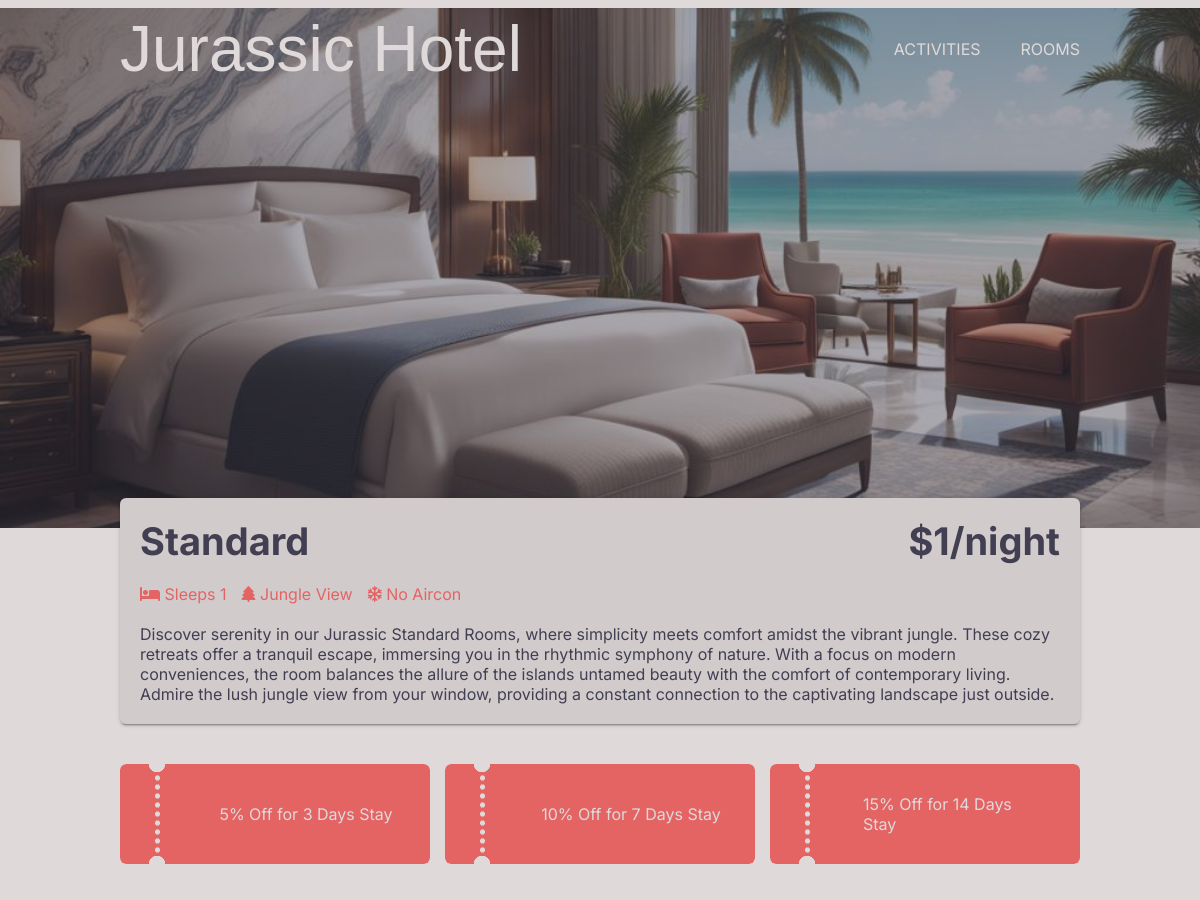
The app's page /room.php?room=1 (upper part), older data.
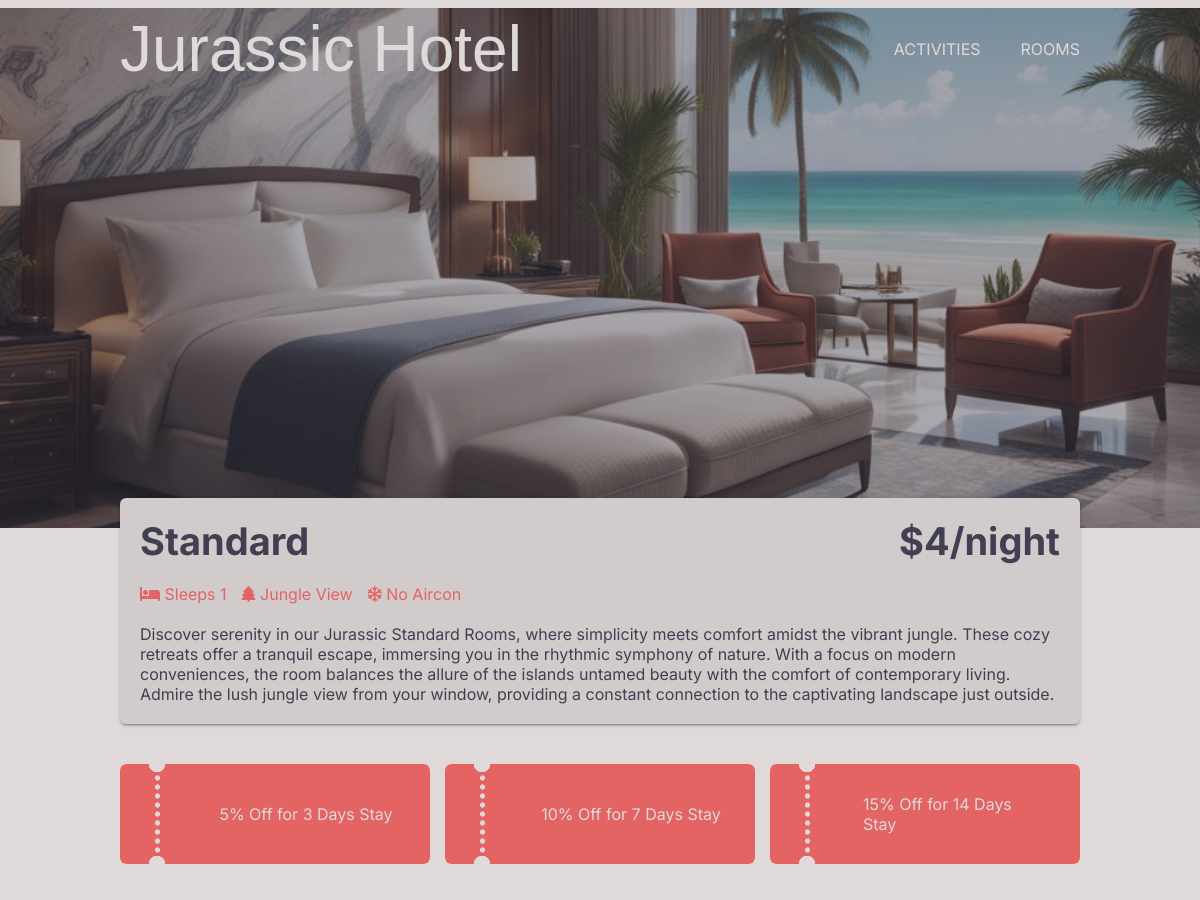
The same page, newer data.
### tables this page shows
CREATE TABLE rooms (id integer primary key AUTOINCREMENT, category varchar, price_per_night float, image1 varchar, image2 varchar, sleeps integer, view varchar, aircon BOOLEAN, description varchar);

### hotelFunctions.php (called while the page is built, shortened)
<?php
function connect(string $dbName): object
{
    $dbPath = __DIR__ . '/' . $dbName;
    $db = "sqlite:$dbPath";
    try {
        $db = new PDO($db);
        $db->setAttribute(PDO::ATTR_ERRMODE, PDO::ERRMODE_EXCEPTION);
        $db->setAttribute(PDO::ATTR_DEFAULT_FETCH_MODE, PDO::FETCH_ASSOC);
    } catch (PDOException $e) {
        echo "Failed to connect to the database";
        throw $e;
    }
    return $db;
}
function getOneRoom(int $roomId): array
{
    $dbName = "hotel.db";
    $db = connect($dbName);
    $query = $db->prepare('SELECT * FROM rooms WHERE id = :roomId');
    $query->bindParam(':roomId', $roomId, PDO::PARAM_INT);
    $query->execute();
    $room = $query->fetch(PDO::FETCH_ASSOC);
    return $room;
}
function getDiscounts(int $roomId): array
{
    $dbName = "hotel.db";
    $db = connect($dbName);
    $query = "SELECT * FROM discounts WHERE room_id=:roomId";
    $stmt = $db->prepare($query);
    $stmt->bindParam(':roomId', $roomId, PDO::PARAM_INT);
    $stmt->execute();
    $discounts = $stmt->fetchAll(PDO::FETCH_ASSOC);
    return $discounts;
}

### room.php (the view, shortened to what this page needs)
<?php
require __DIR__ . "/hotelFunctions.php";
require __DIR__ . "/header.php";
if (isset($_GET["room"])) {
    $room = getOneRoom($_GET["room"]);
}
$discounts = getDiscounts((int) $room["id"]);
?>
<div class="header-image" style="background-image: url('<?= $room["image1"] ?>');">
    <div class="before"></div>
</div>
<div class="light-background">
    <div class="room-info-container">
        <div class="room-info">
            <div class="room-info-head">
                <div class="room-name"><?= $room["category"] ?></div>
                <div class="room-cost">$<?= $room["price_per_night"] ?>/night</div>
            </div>
            <div class="room-features">
                <div class="beds"><i class="fa-solid fa-bed"></i> Sleeps <?= $room["sleeps"] ?></div>
                <div class="view">
                    <?php if ($room["view"] == "Jungle") : ?>
                        <i class="fa-solid fa-tree"></i> Jungle View
                    <?php else : ?>
                        <i class="fa-solid fa-umbrella-beach"></i> Beach View
                    <?php endif; ?>
                </div>
                <div class="aircon">
                    <?php if ($room["aircon"]) : ?>
                        <i class="fa-regular fa-snowflake"></i> Aircon
                    <?php else : ?>
                        <i class="fa-regular fa-snowflake"></i> No Aircon
                    <?php endif; ?>
                </div>
            </div>
            <div class="room-description"><?= $room["description"] ?></div>
        </div>
    </div>
</div>
<div class="container room-page-container">
    <?php if (!empty($discounts)) : ?>
        <div class="discounts discount-container">
            <?php foreach ($discounts as $discount) : ?>
                <div class="discount ">
                    <div class="discount-description" data-percentage="<?= $discount["discount_percentage"] ?>" data-days="<?= $discount["days_required"] ?>"><?= $discount["description"] ?></div>
                </div>
            <?php endforeach; ?>
        </div>
    <?php endif; ?>
</div>
</body>
</html>

Row changes from the older to the newer data that the page shows:
changed rooms "Standard": price_per_night "1" → "4"
